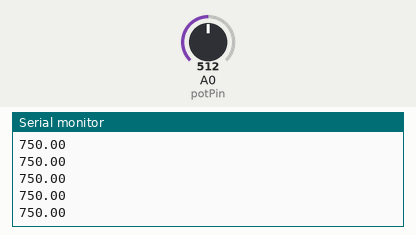
The sketch below on a simulated Arduino Uno, built with avr-gcc and run on an emulated ATmega328P. Shown: the last lines printed to the serial monitor. The inputs (shaded band) are chosen by the test bench; at power-on: A0 (potPin) = 512.

Above: at 1.2 s.
1.3 s: A0 (potPin) set to 716
At 1.68 s:
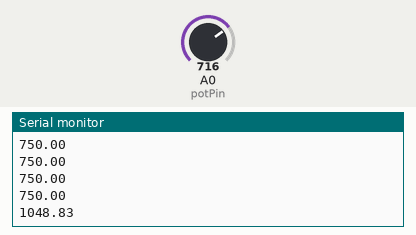
2.8 s: A0 (potPin) set to 900
At 2.94 s:
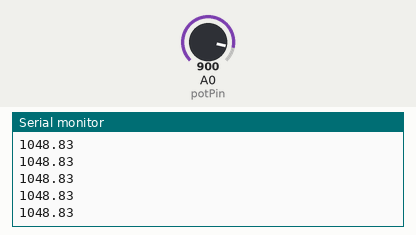
Timing chart, 0 to 5.8 s (numbered marks = the images above; inputs shaded):
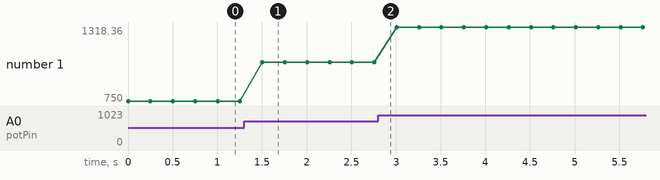

The sketch:

breathingBelt.ino
```cpp
int potPin = A0;
int potR = 1000;
int val = 0;
float voltage;
float resistance;
float value;

void setup() {
  Serial.begin(9600);
}

void loop() {
  val = analogRead(potPin);
  voltage = val * (5.0 / 1024.0);
  resistance = ((voltage / 5.0) * potR) * 1.5;
  Serial.println(resistance);
  delay(250);
}
```

Measured:
- after the input at 1.3 s, the serial monitor: prints a new line after 0.20 s (image 1)
- plotted number 1: 750 → 1048.83 after the input at 1.3 s, 1048.83 → 1318.36 after the input at 2.8 s
